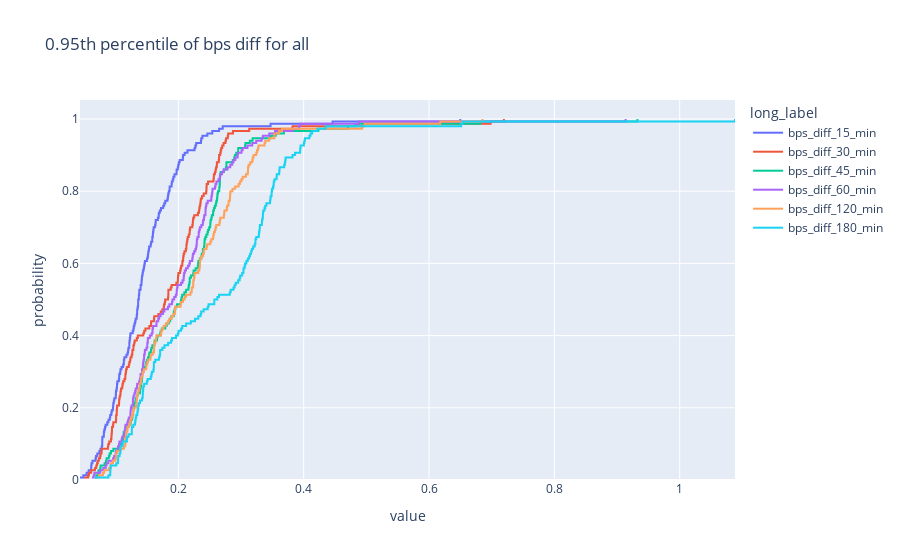
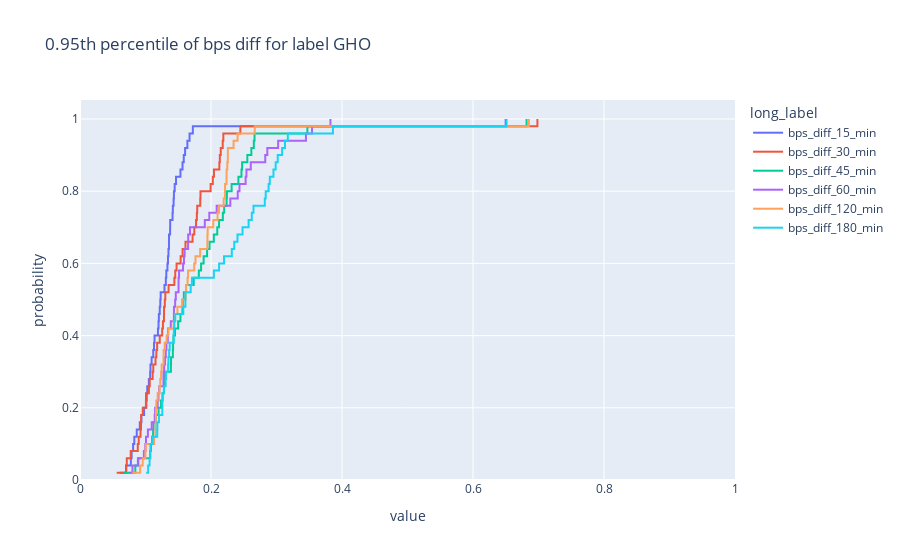
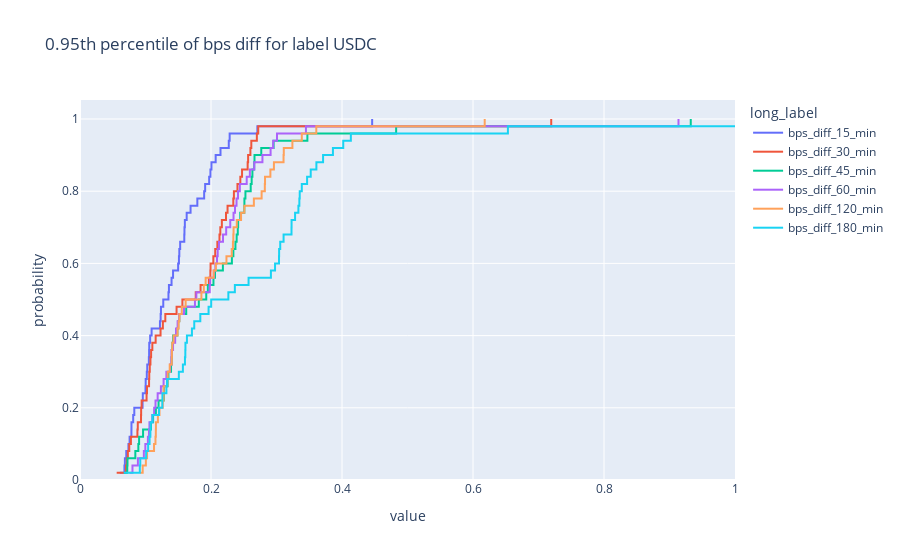
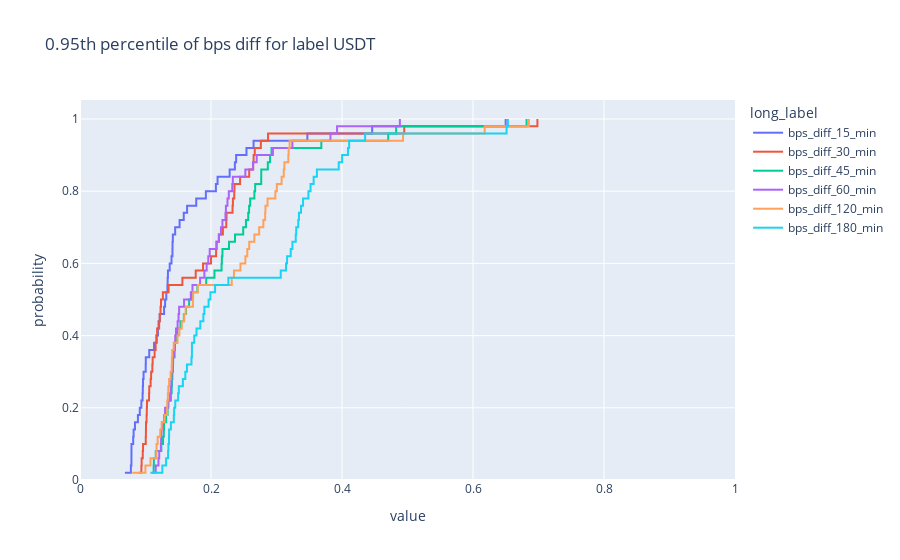

The notebook cell these images were saved under, in order:
### Code cell
def compute_bps_diff_thresholds(buy_amount_price_over_time, column:str, percentile) -> pd.DataFrame:
    one_token_prices = buy_amount_price_over_time[[column]].copy()
    one_token_prices['t-15'] = one_token_prices[column].shift(1)
    one_token_prices['t-30'] = one_token_prices[column].shift(2)
    one_token_prices['t-45'] = one_token_prices[column].shift(3)
    one_token_prices['t-60'] = one_token_prices[column].shift(4)
    one_token_prices['t-120'] = one_token_prices[column].shift(8)
    one_token_prices['t-180'] = one_token_prices[column].shift(12)
    one_token_prices['bps_diff_15_min'] = ((one_token_prices[column] - one_token_prices['t-15']) / one_token_prices['t-15'] * 1_000)
    one_token_prices['bps_diff_30_min'] = ((one_token_prices[column] - one_token_prices['t-30']) / one_token_prices['t-30'] * 1_000)
    one_token_prices['bps_diff_45_min'] = ((one_token_prices[column] - one_token_prices['t-45']) / one_token_prices['t-45'] * 1_000)
    one_token_prices['bps_diff_60_min'] = ((one_token_prices[column] - one_token_prices['t-60']) / one_token_prices['t-60'] * 1_000)
    one_token_prices['bps_diff_120_min'] = ((one_token_prices[column] - one_token_prices['t-120']) / one_token_prices['t-120'] * 1_000)
    one_token_prices['bps_diff_180_min'] = ((one_token_prices[column] - one_token_prices['t-180']) / one_token_prices['t-180'] * 1_000)
    thresholds = one_token_prices.filter(like='bps_diff_').abs().quantile(percentile).rename(column)
    return thresholds

percentile  = .95

def plot_bps_thresholds_by_size():
    for size in df['sell_amount_norm'].unique().astype(int).astype(str):
        all_thresholds = []
        for i, col in enumerate(buy_amount_price_over_time.columns):
            if ' ' + size not in col:
                continue
            thresholds = compute_bps_diff_thresholds(buy_amount_price_over_time, col,percentile  )
            all_thresholds.append(thresholds)
        threshold_df = pd.concat(all_thresholds, axis=1).T
        px.histogram(threshold_df, title=f'{percentile}th percentile of bps diff for size ' + size).show()


def plot_bps_diffs_by_label():
    for label in df_unique['buy_symbol'].unique():
        all_thresholds = []

        for i, col in enumerate(buy_amount_price_over_time.columns):
            if str(label) in col:
                thresholds = compute_bps_diff_thresholds(buy_amount_price_over_time, col, percentile)
                all_thresholds.append(thresholds)
            
        if len(all_thresholds) == 0:
            print('No data for label', label)
            continue

        threshold_df = pd.concat(all_thresholds, axis=1).T
        px.ecdf(threshold_df, title=f'{percentile}th percentile of bps diff for label ' + label, range_x=[0,1]).show()

def plot_all_bps_diffs():
    all_thresholds = []
    for i, col in enumerate(buy_amount_price_over_time.columns):
        thresholds = compute_bps_diff_thresholds(buy_amount_price_over_time, col, percentile)
        all_thresholds.append(thresholds)
    threshold_df = pd.concat(all_thresholds, axis=1).T
    px.ecdf(threshold_df, title=f'{percentile}th percentile of bps diff for all').show()

plot_all_bps_diffs()
plot_bps_diffs_by_label()

### Figure 1 — Plotly figure (JSON) as saved in the notebook; plotly's stock layout.template omitted (floating-point values rounded to 4 significant figures; data arrays with more than 128 entries replaced by an {"elided": "..."} marker saying what was removed)
{"data": [{"hovertemplate": "long_label=bps_diff_15_min<br>value=%{x}<br>probability=%{y}<extra></extra>", "legendgroup": "bps_diff_15_min", "line": {"dash": "solid", "shape": "hv"}, "marker": {"color": "#636efa", "symbol": "circle"}, "mode": "lines", "name": "bps_diff_15_min", "orientation": "v", "showlegend": true, "type": "scatter", "x": {"elided": "150 float values"}, "xaxis": "x", "y": {"elided": "150 float values"}, "yaxis": "y"}, {"hovertemplate": "long_label=bps_diff_30_min<br>value=%{x}<br>probability=%{y}<extra></extra>", "legendgroup": "bps_diff_30_min", "line": {"dash": "solid", "shape": "hv"}, "marker": {"color": "#EF553B", "symbol": "circle"}, "mode": "lines", "name": "bps_diff_30_min", "orientation": "v", "showlegend": true, "type": "scatter", "x": {"elided": "150 float values"}, "xaxis": "x", "y": {"elided": "150 float values"}, "yaxis": "y"}, {"hovertemplate": "long_label=bps_diff_45_min<br>value=%{x}<br>probability=%{y}<extra></extra>", "legendgroup": "bps_diff_45_min", "line": {"dash": "solid", "shape": "hv"}, "marker": {"color": "#00cc96", "symbol": "circle"}, "mode": "lines", "name": "bps_diff_45_min", "orientation": "v", "showlegend": true, "type": "scatter", "x": {"elided": "150 float values"}, "xaxis": "x", "y": {"elided": "150 float values"}, "yaxis": "y"}, {"hovertemplate": "long_label=bps_diff_60_min<br>value=%{x}<br>probability=%{y}<extra></extra>", "legendgroup": "bps_diff_60_min", "line": {"dash": "solid", "shape": "hv"}, "marker": {"color": "#ab63fa", "symbol": "circle"}, "mode": "lines", "name": "bps_diff_60_min", "orientation": "v", "showlegend": true, "type": "scatter", "x": {"elided": "150 float values"}, "xaxis": "x", "y": {"elided": "150 float values"}, "yaxis": "y"}, {"hovertemplate": "long_label=bps_diff_120_min<br>value=%{x}<br>probability=%{y}<extra></extra>", "legendgroup": "bps_diff_120_min", "line": {"dash": "solid", "shape": "hv"}, "marker": {"color": "#FFA15A", "symbol": "circle"}, "mode": "lines", "name": "bps_diff_120_min", "orientation": "v", "showlegend": true, "type": "scatter", "x": {"elided": "150 float values"}, "xaxis": "x", "y": {"elided": "150 float values"}, "yaxis": "y"}, {"hovertemplate": "long_label=bps_diff_180_min<br>value=%{x}<br>probability=%{y}<extra></extra>", "legendgroup": "bps_diff_180_min", "line": {"dash": "solid", "shape": "hv"}, "marker": {"color": "#19d3f3", "symbol": "circle"}, "mode": "lines", "name": "bps_diff_180_min", "orientation": "v", "showlegend": true, "type": "scatter", "x": {"elided": "150 float values"}, "xaxis": "x", "y": {"elided": "150 float values"}, "yaxis": "y"}], "layout": {"legend": {"title": {"text": "long_label"}, "tracegroupgap": 0}, "title": {"text": "0.95th percentile of bps diff for all"}, "xaxis": {"anchor": "y", "domain": [0, 1], "title": {"text": "value"}}, "yaxis": {"anchor": "x", "domain": [0, 1], "rangemode": "tozero", "title": {"text": "probability"}}}}

### Figure 2 — Plotly figure (JSON) as saved in the notebook; plotly's stock layout.template omitted (floating-point values rounded to 4 significant figures)
{"data": [{"hovertemplate": "long_label=bps_diff_15_min<br>value=%{x}<br>probability=%{y}<extra></extra>", "legendgroup": "bps_diff_15_min", "line": {"dash": "solid", "shape": "hv"}, "marker": {"color": "#636efa", "symbol": "circle"}, "mode": "lines", "name": "bps_diff_15_min", "orientation": "v", "showlegend": true, "type": "scatter", "x": [0.06079, 0.07065, 0.07767, 0.07879, 0.08105, 0.0829, 0.08664, 0.09128, 0.09371, 0.09782, 0.1013, 0.102, 0.1027, 0.1051, 0.1071, 0.1076, 0.1093, 0.1118, 0.113, 0.1138, 0.119, 0.1199, 0.1204, 0.1217, 0.1226, 0.1231, 0.1289, 0.1311, 0.1318, 0.1335, 0.1343, 0.1351, 0.1358, 0.1359, 0.1376, 0.1377, 0.1413, 0.1417, 0.1429, 0.1434, 0.1446, 0.1466, 0.1534, 0.1565, 0.1584, 0.1605, 0.1639, 0.1673, 0.1723, 0.6499], "xaxis": "x", "y": [0.02, 0.04, 0.06, 0.08, 0.1, 0.12, 0.14, 0.16, 0.18, 0.2, 0.22, 0.24, 0.26, 0.28, 0.3, 0.32, 0.34, 0.36, 0.38, 0.4, 0.42, 0.44, 0.46, 0.48, 0.5, 0.52, 0.54, 0.56, 0.58, 0.6, 0.62, 0.64, 0.66, 0.68, 0.7, 0.72, 0.74, 0.76, 0.78, 0.8, 0.82, 0.84, 0.86, 0.88, 0.9, 0.92, 0.94, 0.96, 0.98, 1], "yaxis": "y"}, {"hovertemplate": "long_label=bps_diff_30_min<br>value=%{x}<br>probability=%{y}<extra></extra>", "legendgroup": "bps_diff_30_min", "line": {"dash": "solid", "shape": "hv"}, "marker": {"color": "#EF553B", "symbol": "circle"}, "mode": "lines", "name": "bps_diff_30_min", "orientation": "v", "showlegend": true, "type": "scatter", "x": [0.05599, 0.07023, 0.07144, 0.07743, 0.08821, 0.08967, 0.09243, 0.09316, 0.09334, 0.09581, 0.1006, 0.1008, 0.1052, 0.1065, 0.1109, 0.1119, 0.1153, 0.1166, 0.1178, 0.1218, 0.1255, 0.1266, 0.1282, 0.1283, 0.1295, 0.1303, 0.1353, 0.1441, 0.1454, 0.1474, 0.1536, 0.1566, 0.161, 0.1719, 0.1745, 0.1771, 0.1784, 0.179, 0.1836, 0.1839, 0.1994, 0.2028, 0.2045, 0.2127, 0.2135, 0.2149, 0.2179, 0.2188, 0.2448, 0.6983], "xaxis": "x", "y": [0.02, 0.04, 0.06, 0.08, 0.1, 0.12, 0.14, 0.16, 0.18, 0.2, 0.22, 0.24, 0.26, 0.28, 0.3, 0.32, 0.34, 0.36, 0.38, 0.4, 0.42, 0.44, 0.46, 0.48, 0.5, 0.52, 0.54, 0.56, 0.58, 0.6, 0.62, 0.64, 0.66, 0.68, 0.7, 0.72, 0.74, 0.76, 0.78, 0.8, 0.82, 0.84, 0.86, 0.88, 0.9, 0.92, 0.94, 0.96, 0.98, 1], "yaxis": "y"}, {"hovertemplate": "long_label=bps_diff_45_min<br>value=%{x}<br>probability=%{y}<extra></extra>", "legendgroup": "bps_diff_45_min", "line": {"dash": "solid", "shape": "hv"}, "marker": {"color": "#00cc96", "symbol": "circle"}, "mode": "lines", "name": "bps_diff_45_min", "orientation": "v", "showlegend": true, "type": "scatter", "x": [0.06701, 0.08448, 0.08909, 0.1069, 0.1083, 0.11, 0.1116, 0.1123, 0.1156, 0.12, 0.1237, 0.1262, 0.1282, 0.1292, 0.1299, 0.1388, 0.139, 0.1418, 0.1421, 0.1427, 0.145, 0.1499, 0.1534, 0.1563, 0.1569, 0.1585, 0.1619, 0.1736, 0.1814, 0.1849, 0.1887, 0.194, 0.1978, 0.2043, 0.2096, 0.2123, 0.2181, 0.2201, 0.2238, 0.2243, 0.2315, 0.2418, 0.2465, 0.2475, 0.2555, 0.2616, 0.2654, 0.2665, 0.3472, 0.6818], "xaxis": "x", "y": [0.02, 0.04, 0.06, 0.08, 0.1, 0.12, 0.14, 0.16, 0.18, 0.2, 0.22, 0.24, 0.26, 0.28, 0.3, 0.32, 0.34, 0.36, 0.38, 0.4, 0.42, 0.44, 0.46, 0.48, 0.5, 0.52, 0.54, 0.56, 0.58, 0.6, 0.62, 0.64, 0.66, 0.68, 0.7, 0.72, 0.74, 0.76, 0.78, 0.8, 0.82, 0.84, 0.86, 0.88, 0.9, 0.92, 0.94, 0.96, 0.98, 1], "yaxis": "y"}, {"hovertemplate": "long_label=bps_diff_60_min<br>value=%{x}<br>probability=%{y}<extra></extra>", "legendgroup": "bps_diff_60_min", "line": {"dash": "solid", "shape": "hv"}, "marker": {"color": "#ab63fa", "symbol": "circle"}, "mode": "lines", "name": "bps_diff_60_min", "orientation": "v", "showlegend": true, "type": "scatter", "x": [0.07544, 0.0801, 0.08838, 0.09748, 0.09975, 0.1008, 0.1036, 0.1095, 0.1141, 0.1147, 0.1186, 0.1198, 0.121, 0.1274, 0.1275, 0.1285, 0.1299, 0.131, 0.1319, 0.134, 0.1343, 0.1386, 0.1433, 0.1434, 0.1453, 0.1462, 0.1504, 0.1505, 0.1512, 0.1574, 0.1587, 0.1597, 0.165, 0.1652, 0.1679, 0.1905, 0.1974, 0.2087, 0.2295, 0.2408, 0.2435, 0.2528, 0.2541, 0.2607, 0.2828, 0.286, 0.3025, 0.3449, 0.3543, 0.3824], "xaxis": "x", "y": [0.02, 0.04, 0.06, 0.08, 0.1, 0.12, 0.14, 0.16, 0.18, 0.2, 0.22, 0.24, 0.26, 0.28, 0.3, 0.32, 0.34, 0.36, 0.38, 0.4, 0.42, 0.44, 0.46, 0.48, 0.5, 0.52, 0.54, 0.56, 0.58, 0.6, 0.62, 0.64, 0.66, 0.68, 0.7, 0.72, 0.74, 0.76, 0.78, 0.8, 0.82, 0.84, 0.86, 0.88, 0.9, 0.92, 0.94, 0.96, 0.98, 1], "yaxis": "y"}, {"hovertemplate": "long_label=bps_diff_120_min<br>value=%{x}<br>probability=%{y}<extra></extra>", "legendgroup": "bps_diff_120_min", "line": {"dash": "solid", "shape": "hv"}, "marker": {"color": "#FFA15A", "symbol": "circle"}, "mode": "lines", "name": "bps_diff_120_min", "orientation": "v", "showlegend": true, "type": "scatter", "x": [0.07977, 0.09181, 0.0957, 0.09984, 0.1006, 0.113, 0.1152, 0.1157, 0.1158, 0.1159, 0.1165, 0.1186, 0.1214, 0.1225, 0.1238, 0.1247, 0.1275, 0.1276, 0.1293, 0.1323, 0.1349, 0.143, 0.145, 0.1487, 0.1559, 0.1612, 0.1618, 0.1642, 0.1649, 0.1743, 0.1763, 0.1834, 0.1944, 0.1946, 0.1949, 0.2035, 0.21, 0.2122, 0.2194, 0.2213, 0.2214, 0.2237, 0.2238, 0.2249, 0.2257, 0.2258, 0.2345, 0.2406, 0.2668, 0.6853], "xaxis": "x", "y": [0.02, 0.04, 0.06, 0.08, 0.1, 0.12, 0.14, 0.16, 0.18, 0.2, 0.22, 0.24, 0.26, 0.28, 0.3, 0.32, 0.34, 0.36, 0.38, 0.4, 0.42, 0.44, 0.46, 0.48, 0.5, 0.52, 0.54, 0.56, 0.58, 0.6, 0.62, 0.64, 0.66, 0.68, 0.7, 0.72, 0.74, 0.76, 0.78, 0.8, 0.82, 0.84, 0.86, 0.88, 0.9, 0.92, 0.94, 0.96, 0.98, 1], "yaxis": "y"}, {"hovertemplate": "long_label=bps_diff_180_min<br>value=%{x}<br>probability=%{y}<extra></extra>", "legendgroup": "bps_diff_180_min", "line": {"dash": "solid", "shape": "hv"}, "marker": {"color": "#19d3f3", "symbol": "circle"}, "mode": "lines", "name": "bps_diff_180_min", "orientation": "v", "showlegend": true, "type": "scatter", "x": [0.101, 0.1041, 0.1062, 0.1075, 0.1075, 0.1106, 0.1179, 0.1182, 0.1206, 0.1257, 0.1257, 0.1258, 0.128, 0.1307, 0.1314, 0.1345, 0.135, 0.136, 0.137, 0.143, 0.1432, 0.144, 0.1455, 0.1577, 0.1609, 0.161, 0.169, 0.1709, 0.2044, 0.2123, 0.2199, 0.2318, 0.2355, 0.2404, 0.2482, 0.2574, 0.2623, 0.2649, 0.2821, 0.2835, 0.2879, 0.2898, 0.2954, 0.2987, 0.3019, 0.3085, 0.3129, 0.3173, 0.3862, 0.6513], "xaxis": "x", "y": [0.02, 0.04, 0.06, 0.08, 0.1, 0.12, 0.14, 0.16, 0.18, 0.2, 0.22, 0.24, 0.26, 0.28, 0.3, 0.32, 0.34, 0.36, 0.38, 0.4, 0.42, 0.44, 0.46, 0.48, 0.5, 0.52, 0.54, 0.56, 0.58, 0.6, 0.62, 0.64, 0.66, 0.68, 0.7, 0.72, 0.74, 0.76, 0.78, 0.8, 0.82, 0.84, 0.86, 0.88, 0.9, 0.92, 0.94, 0.96, 0.98, 1], "yaxis": "y"}], "layout": {"legend": {"title": {"text": "long_label"}, "tracegroupgap": 0}, "title": {"text": "0.95th percentile of bps diff for label GHO"}, "xaxis": {"anchor": "y", "domain": [0, 1], "range": [0, 1], "title": {"text": "value"}}, "yaxis": {"anchor": "x", "domain": [0, 1], "rangemode": "tozero", "title": {"text": "probability"}}}}

### Figure 3 — Plotly figure (JSON) as saved in the notebook; plotly's stock layout.template omitted (floating-point values rounded to 4 significant figures)
{"data": [{"hovertemplate": "long_label=bps_diff_15_min<br>value=%{x}<br>probability=%{y}<extra></extra>", "legendgroup": "bps_diff_15_min", "line": {"dash": "solid", "shape": "hv"}, "marker": {"color": "#636efa", "symbol": "circle"}, "mode": "lines", "name": "bps_diff_15_min", "orientation": "v", "showlegend": true, "type": "scatter", "x": [0.06079, 0.06782, 0.06853, 0.07065, 0.07395, 0.07571, 0.0785, 0.07858, 0.08121, 0.0829, 0.09553, 0.09588, 0.1, 0.1003, 0.102, 0.1027, 0.1051, 0.1055, 0.1057, 0.1071, 0.1093, 0.1221, 0.1231, 0.1236, 0.1271, 0.1351, 0.1358, 0.1398, 0.1421, 0.1498, 0.1511, 0.1516, 0.1529, 0.1592, 0.1595, 0.1601, 0.1629, 0.1688, 0.1791, 0.1896, 0.1911, 0.1972, 0.1991, 0.2007, 0.2071, 0.2145, 0.2271, 0.2285, 0.2708, 0.446], "xaxis": "x", "y": [0.02, 0.04, 0.06, 0.08, 0.1, 0.12, 0.14, 0.16, 0.18, 0.2, 0.22, 0.24, 0.26, 0.28, 0.3, 0.32, 0.34, 0.36, 0.38, 0.4, 0.42, 0.44, 0.46, 0.48, 0.5, 0.52, 0.54, 0.56, 0.58, 0.6, 0.62, 0.64, 0.66, 0.68, 0.7, 0.72, 0.74, 0.76, 0.78, 0.8, 0.82, 0.84, 0.86, 0.88, 0.9, 0.92, 0.94, 0.96, 0.98, 1], "yaxis": "y"}, {"hovertemplate": "long_label=bps_diff_30_min<br>value=%{x}<br>probability=%{y}<extra></extra>", "legendgroup": "bps_diff_30_min", "line": {"dash": "solid", "shape": "hv"}, "marker": {"color": "#EF553B", "symbol": "circle"}, "mode": "lines", "name": "bps_diff_30_min", "orientation": "v", "showlegend": true, "type": "scatter", "x": [0.05599, 0.07023, 0.07144, 0.07306, 0.07519, 0.07772, 0.08766, 0.08821, 0.09316, 0.09334, 0.09409, 0.1016, 0.1023, 0.1054, 0.1057, 0.1065, 0.1076, 0.1086, 0.1104, 0.1155, 0.123, 0.1265, 0.1303, 0.1474, 0.1563, 0.1767, 0.1841, 0.1967, 0.199, 0.1993, 0.2036, 0.2065, 0.2097, 0.2129, 0.2142, 0.2166, 0.2229, 0.2253, 0.234, 0.235, 0.2404, 0.2448, 0.2474, 0.256, 0.2567, 0.2602, 0.2615, 0.27, 0.2721, 0.7194], "xaxis": "x", "y": [0.02, 0.04, 0.06, 0.08, 0.1, 0.12, 0.14, 0.16, 0.18, 0.2, 0.22, 0.24, 0.26, 0.28, 0.3, 0.32, 0.34, 0.36, 0.38, 0.4, 0.42, 0.44, 0.46, 0.48, 0.5, 0.52, 0.54, 0.56, 0.58, 0.6, 0.62, 0.64, 0.66, 0.68, 0.7, 0.72, 0.74, 0.76, 0.78, 0.8, 0.82, 0.84, 0.86, 0.88, 0.9, 0.92, 0.94, 0.96, 0.98, 1], "yaxis": "y"}, {"hovertemplate": "long_label=bps_diff_45_min<br>value=%{x}<br>probability=%{y}<extra></extra>", "legendgroup": "bps_diff_45_min", "line": {"dash": "solid", "shape": "hv"}, "marker": {"color": "#00cc96", "symbol": "circle"}, "mode": "lines", "name": "bps_diff_45_min", "orientation": "v", "showlegend": true, "type": "scatter", "x": [0.06701, 0.07215, 0.0725, 0.08448, 0.08909, 0.09024, 0.09629, 0.1083, 0.1116, 0.1159, 0.12, 0.1279, 0.128, 0.1338, 0.135, 0.139, 0.1399, 0.1404, 0.141, 0.1422, 0.1487, 0.1499, 0.1516, 0.1622, 0.1814, 0.1928, 0.1952, 0.2038, 0.2061, 0.2182, 0.2319, 0.2342, 0.2373, 0.2392, 0.2409, 0.2415, 0.2447, 0.2508, 0.251, 0.2526, 0.2606, 0.2621, 0.2632, 0.2659, 0.2664, 0.2767, 0.2956, 0.3472, 0.4827, 0.9324], "xaxis": "x", "y": [0.02, 0.04, 0.06, 0.08, 0.1, 0.12, 0.14, 0.16, 0.18, 0.2, 0.22, 0.24, 0.26, 0.28, 0.3, 0.32, 0.34, 0.36, 0.38, 0.4, 0.42, 0.44, 0.46, 0.48, 0.5, 0.52, 0.54, 0.56, 0.58, 0.6, 0.62, 0.64, 0.66, 0.68, 0.7, 0.72, 0.74, 0.76, 0.78, 0.8, 0.82, 0.84, 0.86, 0.88, 0.9, 0.92, 0.94, 0.96, 0.98, 1], "yaxis": "y"}, {"hovertemplate": "long_label=bps_diff_60_min<br>value=%{x}<br>probability=%{y}<extra></extra>", "legendgroup": "bps_diff_60_min", "line": {"dash": "solid", "shape": "hv"}, "marker": {"color": "#ab63fa", "symbol": "circle"}, "mode": "lines", "name": "bps_diff_60_min", "orientation": "v", "showlegend": true, "type": "scatter", "x": [0.07544, 0.0801, 0.08838, 0.09748, 0.09975, 0.1036, 0.1053, 0.106, 0.1104, 0.1132, 0.1153, 0.1186, 0.1235, 0.1276, 0.1319, 0.1375, 0.1394, 0.1397, 0.142, 0.1453, 0.1466, 0.149, 0.1513, 0.1588, 0.1755, 0.1776, 0.1981, 0.1988, 0.2043, 0.2067, 0.2092, 0.2102, 0.2121, 0.2184, 0.2232, 0.2294, 0.2344, 0.2367, 0.239, 0.2412, 0.244, 0.2545, 0.2593, 0.2661, 0.2785, 0.291, 0.2949, 0.3008, 0.3449, 0.9137], "xaxis": "x", "y": [0.02, 0.04, 0.06, 0.08, 0.1, 0.12, 0.14, 0.16, 0.18, 0.2, 0.22, 0.24, 0.26, 0.28, 0.3, 0.32, 0.34, 0.36, 0.38, 0.4, 0.42, 0.44, 0.46, 0.48, 0.5, 0.52, 0.54, 0.56, 0.58, 0.6, 0.62, 0.64, 0.66, 0.68, 0.7, 0.72, 0.74, 0.76, 0.78, 0.8, 0.82, 0.84, 0.86, 0.88, 0.9, 0.92, 0.94, 0.96, 0.98, 1], "yaxis": "y"}, {"hovertemplate": "long_label=bps_diff_120_min<br>value=%{x}<br>probability=%{y}<extra></extra>", "legendgroup": "bps_diff_120_min", "line": {"dash": "solid", "shape": "hv"}, "marker": {"color": "#FFA15A", "symbol": "circle"}, "mode": "lines", "name": "bps_diff_120_min", "orientation": "v", "showlegend": true, "type": "scatter", "x": [0.09181, 0.0957, 0.1006, 0.1024, 0.113, 0.1152, 0.1158, 0.1159, 0.1189, 0.1214, 0.1264, 0.1275, 0.1276, 0.1332, 0.1339, 0.1369, 0.14, 0.1403, 0.1408, 0.1428, 0.1489, 0.1506, 0.1517, 0.1554, 0.1613, 0.1853, 0.189, 0.1918, 0.2041, 0.2074, 0.2236, 0.2317, 0.2335, 0.2341, 0.2345, 0.2393, 0.2459, 0.2509, 0.2655, 0.2773, 0.2822, 0.2825, 0.2907, 0.2961, 0.3108, 0.3111, 0.3243, 0.3386, 0.3608, 0.6179], "xaxis": "x", "y": [0.02, 0.04, 0.06, 0.08, 0.1, 0.12, 0.14, 0.16, 0.18, 0.2, 0.22, 0.24, 0.26, 0.28, 0.3, 0.32, 0.34, 0.36, 0.38, 0.4, 0.42, 0.44, 0.46, 0.48, 0.5, 0.52, 0.54, 0.56, 0.58, 0.6, 0.62, 0.64, 0.66, 0.68, 0.7, 0.72, 0.74, 0.76, 0.78, 0.8, 0.82, 0.84, 0.86, 0.88, 0.9, 0.92, 0.94, 0.96, 0.98, 1], "yaxis": "y"}, {"hovertemplate": "long_label=bps_diff_180_min<br>value=%{x}<br>probability=%{y}<extra></extra>", "legendgroup": "bps_diff_180_min", "line": {"dash": "solid", "shape": "hv"}, "marker": {"color": "#19d3f3", "symbol": "circle"}, "mode": "lines", "name": "bps_diff_180_min", "orientation": "v", "showlegend": true, "type": "scatter", "x": [0.06676, 0.09131, 0.09202, 0.101, 0.1041, 0.1062, 0.1075, 0.1078, 0.1106, 0.1206, 0.1257, 0.1258, 0.1319, 0.1329, 0.1509, 0.1571, 0.1602, 0.1608, 0.161, 0.1632, 0.1709, 0.1744, 0.1837, 0.1963, 0.2003, 0.2265, 0.2364, 0.2574, 0.2915, 0.2978, 0.3038, 0.304, 0.3057, 0.3108, 0.3229, 0.323, 0.3284, 0.3335, 0.3349, 0.3355, 0.3386, 0.3467, 0.3522, 0.3609, 0.3711, 0.3862, 0.4019, 0.4135, 0.6533, 1.088], "xaxis": "x", "y": [0.02, 0.04, 0.06, 0.08, 0.1, 0.12, 0.14, 0.16, 0.18, 0.2, 0.22, 0.24, 0.26, 0.28, 0.3, 0.32, 0.34, 0.36, 0.38, 0.4, 0.42, 0.44, 0.46, 0.48, 0.5, 0.52, 0.54, 0.56, 0.58, 0.6, 0.62, 0.64, 0.66, 0.68, 0.7, 0.72, 0.74, 0.76, 0.78, 0.8, 0.82, 0.84, 0.86, 0.88, 0.9, 0.92, 0.94, 0.96, 0.98, 1], "yaxis": "y"}], "layout": {"legend": {"title": {"text": "long_label"}, "tracegroupgap": 0}, "title": {"text": "0.95th percentile of bps diff for label USDC"}, "xaxis": {"anchor": "y", "domain": [0, 1], "range": [0, 1], "title": {"text": "value"}}, "yaxis": {"anchor": "x", "domain": [0, 1], "rangemode": "tozero", "title": {"text": "probability"}}}}

### Figure 4 — Plotly figure (JSON) as saved in the notebook; plotly's stock layout.template omitted (floating-point values rounded to 4 significant figures)
{"data": [{"hovertemplate": "long_label=bps_diff_15_min<br>value=%{x}<br>probability=%{y}<extra></extra>", "legendgroup": "bps_diff_15_min", "line": {"dash": "solid", "shape": "hv"}, "marker": {"color": "#636efa", "symbol": "circle"}, "mode": "lines", "name": "bps_diff_15_min", "orientation": "v", "showlegend": true, "type": "scatter", "x": [0.06853, 0.07767, 0.0785, 0.07856, 0.07858, 0.08121, 0.08183, 0.08393, 0.08843, 0.09128, 0.09371, 0.09553, 0.09588, 0.09621, 0.09706, 0.1003, 0.1005, 0.1057, 0.113, 0.1171, 0.119, 0.1199, 0.1218, 0.1283, 0.1299, 0.1318, 0.1335, 0.1338, 0.1342, 0.137, 0.1397, 0.1411, 0.1413, 0.1417, 0.1453, 0.152, 0.1584, 0.1635, 0.1775, 0.1921, 0.2075, 0.21, 0.2285, 0.2365, 0.2384, 0.2541, 0.265, 0.3471, 0.446, 0.6499], "xaxis": "x", "y": [0.02, 0.04, 0.06, 0.08, 0.1, 0.12, 0.14, 0.16, 0.18, 0.2, 0.22, 0.24, 0.26, 0.28, 0.3, 0.32, 0.34, 0.36, 0.38, 0.4, 0.42, 0.44, 0.46, 0.48, 0.5, 0.52, 0.54, 0.56, 0.58, 0.6, 0.62, 0.64, 0.66, 0.68, 0.7, 0.72, 0.74, 0.76, 0.78, 0.8, 0.82, 0.84, 0.86, 0.88, 0.9, 0.92, 0.94, 0.96, 0.98, 1], "yaxis": "y"}, {"hovertemplate": "long_label=bps_diff_30_min<br>value=%{x}<br>probability=%{y}<extra></extra>", "legendgroup": "bps_diff_30_min", "line": {"dash": "solid", "shape": "hv"}, "marker": {"color": "#EF553B", "symbol": "circle"}, "mode": "lines", "name": "bps_diff_30_min", "orientation": "v", "showlegend": true, "type": "scatter", "x": [0.08967, 0.09373, 0.09414, 0.09581, 0.09622, 0.1004, 0.1006, 0.1008, 0.1017, 0.102, 0.1023, 0.1054, 0.1057, 0.1079, 0.1086, 0.1104, 0.1109, 0.1139, 0.1155, 0.1166, 0.1178, 0.1209, 0.1218, 0.123, 0.1236, 0.1265, 0.1353, 0.1563, 0.1767, 0.1878, 0.2001, 0.2078, 0.2085, 0.2119, 0.2182, 0.2233, 0.2237, 0.2329, 0.2334, 0.2355, 0.2358, 0.2444, 0.2583, 0.2644, 0.2651, 0.2668, 0.2761, 0.2871, 0.495, 0.6983], "xaxis": "x", "y": [0.02, 0.04, 0.06, 0.08, 0.1, 0.12, 0.14, 0.16, 0.18, 0.2, 0.22, 0.24, 0.26, 0.28, 0.3, 0.32, 0.34, 0.36, 0.38, 0.4, 0.42, 0.44, 0.46, 0.48, 0.5, 0.52, 0.54, 0.56, 0.58, 0.6, 0.62, 0.64, 0.66, 0.68, 0.7, 0.72, 0.74, 0.76, 0.78, 0.8, 0.82, 0.84, 0.86, 0.88, 0.9, 0.92, 0.94, 0.96, 0.98, 1], "yaxis": "y"}, {"hovertemplate": "long_label=bps_diff_45_min<br>value=%{x}<br>probability=%{y}<extra></extra>", "legendgroup": "bps_diff_45_min", "line": {"dash": "solid", "shape": "hv"}, "marker": {"color": "#00cc96", "symbol": "circle"}, "mode": "lines", "name": "bps_diff_45_min", "orientation": "v", "showlegend": true, "type": "scatter", "x": [0.11, 0.1124, 0.1128, 0.1156, 0.1241, 0.1268, 0.1279, 0.1282, 0.1314, 0.1338, 0.135, 0.1388, 0.1399, 0.1404, 0.141, 0.1418, 0.1422, 0.1444, 0.145, 0.1477, 0.1487, 0.1534, 0.1585, 0.1619, 0.1666, 0.171, 0.1792, 0.1927, 0.2053, 0.2161, 0.2166, 0.2175, 0.2275, 0.2367, 0.2492, 0.2534, 0.2568, 0.2582, 0.2598, 0.2662, 0.2674, 0.2766, 0.2767, 0.2867, 0.2902, 0.2924, 0.3684, 0.4706, 0.4827, 0.6818], "xaxis": "x", "y": [0.02, 0.04, 0.06, 0.08, 0.1, 0.12, 0.14, 0.16, 0.18, 0.2, 0.22, 0.24, 0.26, 0.28, 0.3, 0.32, 0.34, 0.36, 0.38, 0.4, 0.42, 0.44, 0.46, 0.48, 0.5, 0.52, 0.54, 0.56, 0.58, 0.6, 0.62, 0.64, 0.66, 0.68, 0.7, 0.72, 0.74, 0.76, 0.78, 0.8, 0.82, 0.84, 0.86, 0.88, 0.9, 0.92, 0.94, 0.96, 0.98, 1], "yaxis": "y"}, {"hovertemplate": "long_label=bps_diff_60_min<br>value=%{x}<br>probability=%{y}<extra></extra>", "legendgroup": "bps_diff_60_min", "line": {"dash": "solid", "shape": "hv"}, "marker": {"color": "#ab63fa", "symbol": "circle"}, "mode": "lines", "name": "bps_diff_60_min", "orientation": "v", "showlegend": true, "type": "scatter", "x": [0.1147, 0.1156, 0.1198, 0.121, 0.1235, 0.1238, 0.1242, 0.1252, 0.1285, 0.1299, 0.134, 0.1375, 0.1386, 0.1394, 0.1397, 0.1418, 0.142, 0.1434, 0.1439, 0.1454, 0.1466, 0.149, 0.1504, 0.1513, 0.1588, 0.1692, 0.1717, 0.1834, 0.1899, 0.1934, 0.1959, 0.1981, 0.2084, 0.2121, 0.2152, 0.2175, 0.2221, 0.2227, 0.2251, 0.2272, 0.2325, 0.2333, 0.2524, 0.264, 0.2698, 0.2945, 0.3242, 0.3824, 0.3925, 0.4884], "xaxis": "x", "y": [0.02, 0.04, 0.06, 0.08, 0.1, 0.12, 0.14, 0.16, 0.18, 0.2, 0.22, 0.24, 0.26, 0.28, 0.3, 0.32, 0.34, 0.36, 0.38, 0.4, 0.42, 0.44, 0.46, 0.48, 0.5, 0.52, 0.54, 0.56, 0.58, 0.6, 0.62, 0.64, 0.66, 0.68, 0.7, 0.72, 0.74, 0.76, 0.78, 0.8, 0.82, 0.84, 0.86, 0.88, 0.9, 0.92, 0.94, 0.96, 0.98, 1], "yaxis": "y"}, {"hovertemplate": "long_label=bps_diff_120_min<br>value=%{x}<br>probability=%{y}<extra></extra>", "legendgroup": "bps_diff_120_min", "line": {"dash": "solid", "shape": "hv"}, "marker": {"color": "#FFA15A", "symbol": "circle"}, "mode": "lines", "name": "bps_diff_120_min", "orientation": "v", "showlegend": true, "type": "scatter", "x": [0.07977, 0.09984, 0.1076, 0.1165, 0.1169, 0.1186, 0.1225, 0.1247, 0.1293, 0.1331, 0.1332, 0.1342, 0.1349, 0.136, 0.1383, 0.14, 0.1403, 0.1408, 0.143, 0.1489, 0.1517, 0.1554, 0.1591, 0.1613, 0.1724, 0.1727, 0.1798, 0.2317, 0.2351, 0.245, 0.2524, 0.2554, 0.2584, 0.2662, 0.2735, 0.2799, 0.2827, 0.2831, 0.2863, 0.2983, 0.3005, 0.3078, 0.3111, 0.3121, 0.318, 0.3186, 0.32, 0.4932, 0.6179, 0.6853], "xaxis": "x", "y": [0.02, 0.04, 0.06, 0.08, 0.1, 0.12, 0.14, 0.16, 0.18, 0.2, 0.22, 0.24, 0.26, 0.28, 0.3, 0.32, 0.34, 0.36, 0.38, 0.4, 0.42, 0.44, 0.46, 0.48, 0.5, 0.52, 0.54, 0.56, 0.58, 0.6, 0.62, 0.64, 0.66, 0.68, 0.7, 0.72, 0.74, 0.76, 0.78, 0.8, 0.82, 0.84, 0.86, 0.88, 0.9, 0.92, 0.94, 0.96, 0.98, 1], "yaxis": "y"}, {"hovertemplate": "long_label=bps_diff_180_min<br>value=%{x}<br>probability=%{y}<extra></extra>", "legendgroup": "bps_diff_180_min", "line": {"dash": "solid", "shape": "hv"}, "marker": {"color": "#19d3f3", "symbol": "circle"}, "mode": "lines", "name": "bps_diff_180_min", "orientation": "v", "showlegend": true, "type": "scatter", "x": [0.1075, 0.1257, 0.1314, 0.1345, 0.135, 0.1359, 0.136, 0.1388, 0.1432, 0.1438, 0.1455, 0.1498, 0.1509, 0.1571, 0.1608, 0.1632, 0.1702, 0.1709, 0.1709, 0.1744, 0.1779, 0.1837, 0.1883, 0.1899, 0.1963, 0.1992, 0.2062, 0.2265, 0.3065, 0.3145, 0.3161, 0.3217, 0.3243, 0.3294, 0.3301, 0.3332, 0.3343, 0.3375, 0.3405, 0.3488, 0.352, 0.3567, 0.3616, 0.395, 0.4002, 0.4091, 0.4109, 0.4353, 0.6513, 0.6533], "xaxis": "x", "y": [0.02, 0.04, 0.06, 0.08, 0.1, 0.12, 0.14, 0.16, 0.18, 0.2, 0.22, 0.24, 0.26, 0.28, 0.3, 0.32, 0.34, 0.36, 0.38, 0.4, 0.42, 0.44, 0.46, 0.48, 0.5, 0.52, 0.54, 0.56, 0.58, 0.6, 0.62, 0.64, 0.66, 0.68, 0.7, 0.72, 0.74, 0.76, 0.78, 0.8, 0.82, 0.84, 0.86, 0.88, 0.9, 0.92, 0.94, 0.96, 0.98, 1], "yaxis": "y"}], "layout": {"legend": {"title": {"text": "long_label"}, "tracegroupgap": 0}, "title": {"text": "0.95th percentile of bps diff for label USDT"}, "xaxis": {"anchor": "y", "domain": [0, 1], "range": [0, 1], "title": {"text": "value"}}, "yaxis": {"anchor": "x", "domain": [0, 1], "rangemode": "tozero", "title": {"text": "probability"}}}}
